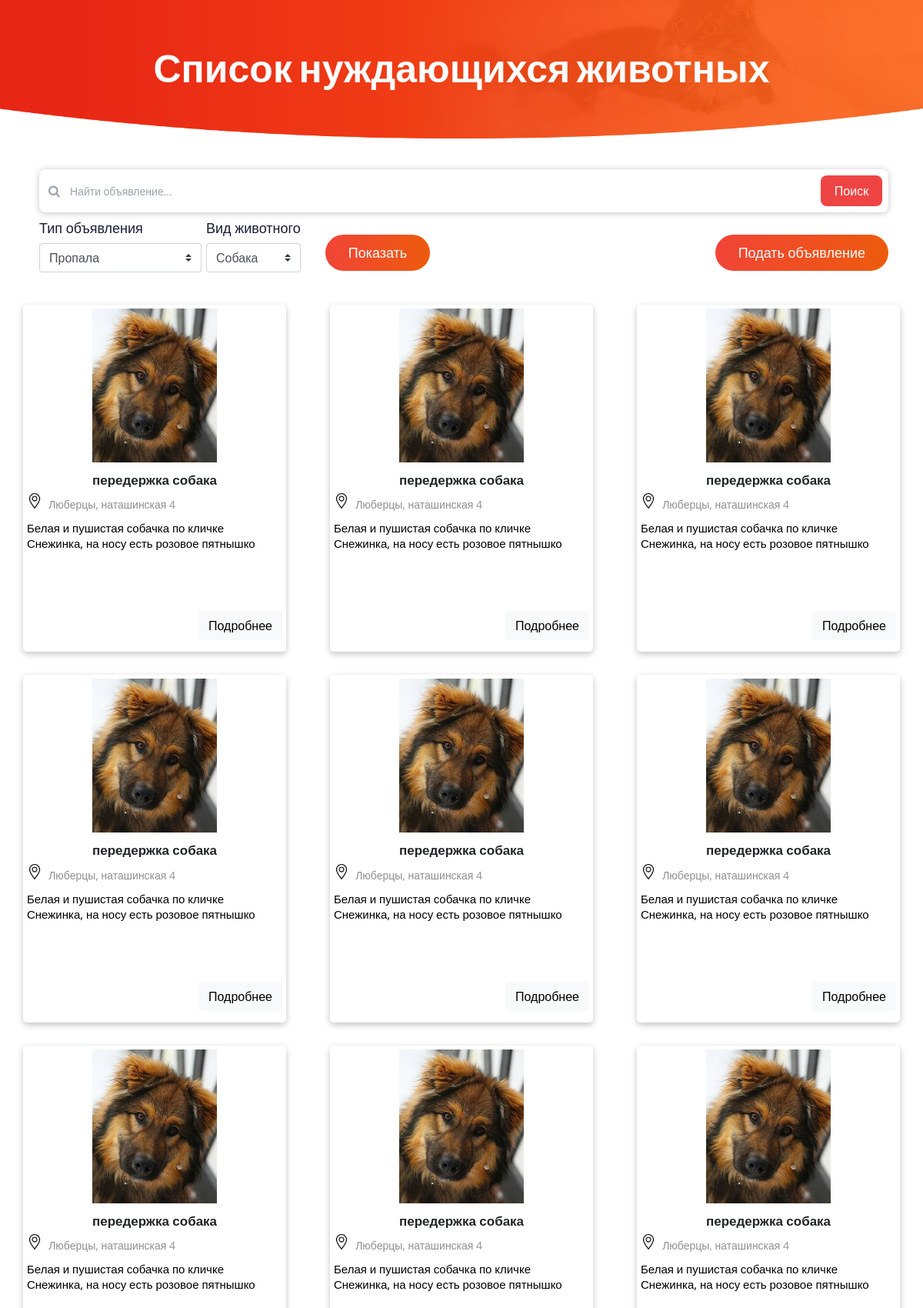
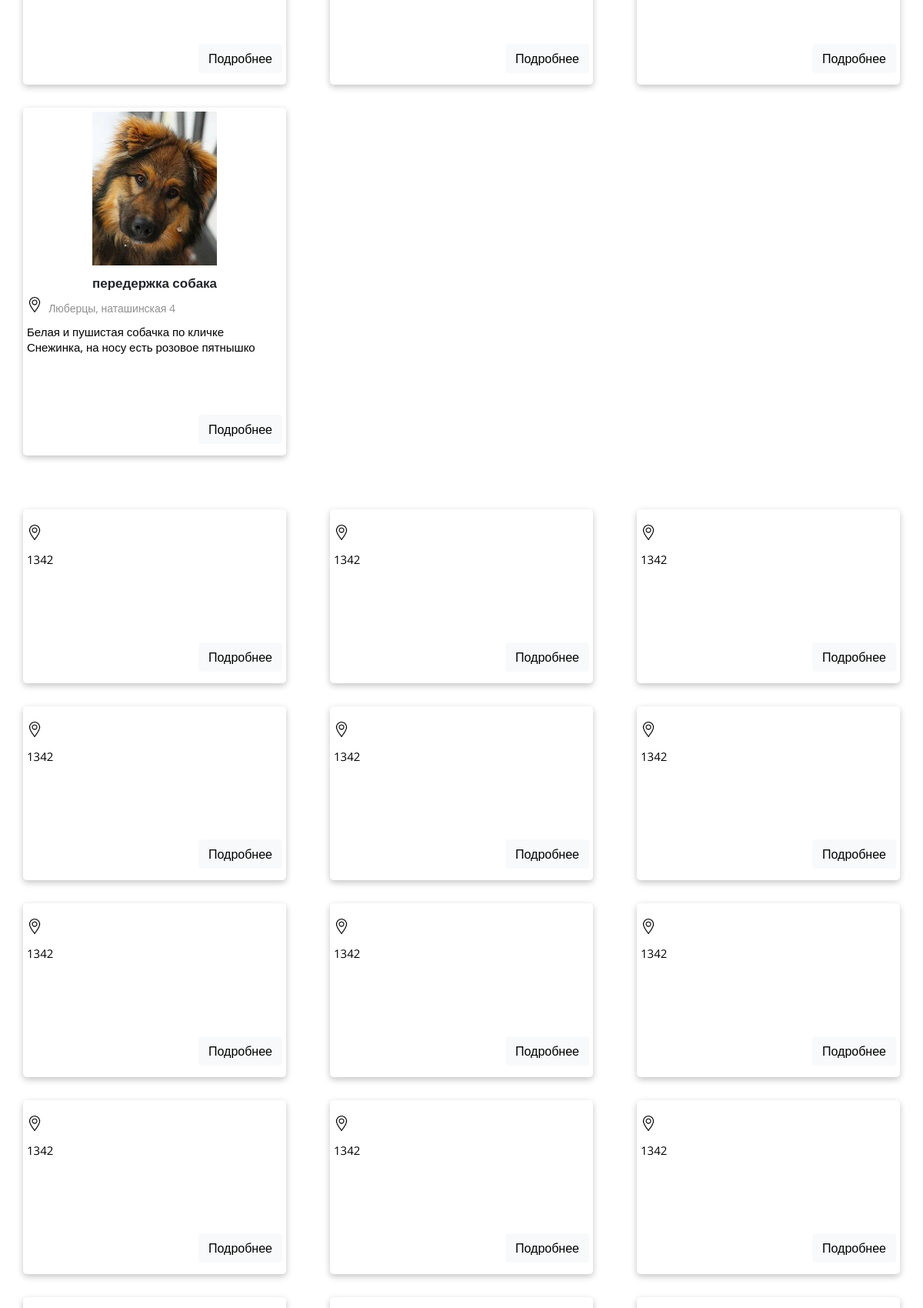
The app's page /pets.php (upper part) with its own data (2 pictures, top to bottom).
### tables this page shows
CREATE TABLE `announcements` (
  `id` int NOT NULL,
  `user_id` int NOT NULL,
  `order_type` varchar(100) NOT NULL,
  `pet_type` varchar(100) NOT NULL,
  `breed` varchar(100) NOT NULL,
  `sex` varchar(50) NOT NULL,
  `name` text NOT NULL,
  `color` text NOT NULL,
  `address` text NOT NULL,
  `date` date NOT NULL,
  `phone_number` varchar(50) NOT NULL,
  `img_url` text NOT NULL,
  `comment` text NOT NULL
);

### pets.php (the view, shortened to what this page needs)
<?php
require('config/db_config.php');
if (isset($_POST['order_type']) && isset($_POST['pet_type'])) {
    $sql = "SELECT * FROM `announcements`";
} else {
    $sql = "SELECT * FROM `announcements`";
}
$result = mysqli_query($link, $sql);
$rows = mysqli_fetch_all($result, MYSQLI_ASSOC);
?>
<!doctype html>
<html class="no-js" lang="zxx">
<head>
    <link rel="stylesheet" href="https://unpkg.com/tailwindcss@^2/dist/tailwind.min.css">
    <link rel="stylesheet" href="css/bootstrap.min.css">
    <link rel="stylesheet" href="css/owl.carousel.min.css">
    <link rel="stylesheet" href="css/magnific-popup.css">
    <link rel="stylesheet" href="css/font-awesome.min.css">
    <link rel="stylesheet" href="css/themify-icons.css">
    <link rel="stylesheet" href="css/nice-select.css">
    <link rel="stylesheet" href="css/flaticon.css">
    <link rel="stylesheet" href="css/gijgo.css">
    <link rel="stylesheet" href="css/animate.css">
    <link rel="stylesheet" href="css/slicknav.css">
    <link rel="stylesheet" href="css/style.css">
</head>
<body>
    <div class="bradcam_area breadcam_bg">
        <div class="container">
            <div class="row">
                <div class="col-lg-12">
                    <div class="bradcam_text text-center">
                        <h3>Список нуждающихся животных</h3>
                    </div>
                </div>
            </div>
        </div>
    </div>
    <div class="container">
        <div class="filters">
            <form action="">
                <div class="filter-item search">
                    <div class="single-element-widget mt-10">
                        <div class="relative">
                            <div class="absolute top-4 left-3">
                                <i class="fa fa-search text-gray-400 z-20 hover:text-gray-500"></i>
                            </div>
                            <input type="text" class="h-14 w-96 pl-10 pr-20 rounded-lg z-0 focus:shadow focus:outline-none"
                            placeholder="Найти объявление..."
                            id="search_input">
                            <div class="absolute top-2 right-2">
                                <button class="h-10 w-20 text-white rounded-lg bg-red-500 hover:bg-red-600">Поиск</button>
                            </div>
                        </div>
                    </div>
                </div>
                <div class="flex-show">
                    <div class="form_filters">
                        <div class="filter-item type">
                            <div class="single-element-widget mt-10">
                                <h4 class="">Тип объявления</h4>
                                <div class="default-select" id="default-select_type">
                                    <select class="custom-select" name='order_type'>
                                        <option value="lost">Пропала</option>
                                    </select>
                                </div>
                            </div>
                        </div>
                        <div class="filter-item type">
                            <div class="single-element-widget mt-10">
                                <h4 class="">Вид животного</h4>
                                <div class="default-select" id="default-select_type">
                                    <select class="custom-select" name='pet_type'>
                                        <option value="dog">Собака</option>
                                    </select>
                                </div>
                            </div>
                        </div>
                    </div>
                    <button class="boxed-btn3 btn-show" id="setFiltersBtn">Показать</button>
                </div>
                <a href="form-ads.php" class="boxed-btn3 btn-show" type="">Подать объявление</a>
        </div>
    </div>
    <div class="pets-items">
        <?php foreach ($rows as $row) : ?>
            <div class="pets-item" id="<?= $row['id'] ?>">
                <div class="img-block">
                    <img src="<?= $row['img_url'] ?>" alt="">
                </div>
                <div class="pet-ad-type">
                    <?= $row['order_type'], " ", $row['pet_type'] ?>
                </div>
                <div class="address">
                    <i></i>
                    <p><?= $row['address'] ?></p>
                </div>
                <div class="comment">
                    <p><?= $row['comment'] ?></p>
                </div>
                <div class="item_btn">
                    <button type="button" class="btn btn-light"><a href="#iw-modal">Подробнее</a></button>
                </div>
            </div>
        <?php endforeach; ?>
    </div>
    <div class="pets-items">
        <?php for ($i = 0; $i < 30; $i++) : ?>
            <div class="pets-item" id="<?= $i ?>">
                <div class="address">
                    <i></i>
                </div>
                <div class="comment">
                    <p>1342</p>
                </div>
                <div class="item_btn">
                    <button type="button" class="btn btn-light"><a href="#iw-modal">Подробнее</a></button>
                </div>
            </div>
        <?php endfor; ?>
    </div>
</body>
</html>

### records on screen
announcements: img_url (picture), order_type "передержка", pet_type "собака", address "Люберцы, наташинская 4", comment "Белая и пушистая собачка по кличке Снежинка, на носу есть розовое пятнышко"
announcements: img_url (picture), order_type "передержка", pet_type "собака", address "Люберцы, наташинская 4", comment "Белая и пушистая собачка по кличке Снежинка, на носу есть розовое пятнышко"
announcements: img_url (picture), order_type "передержка", pet_type "собака", address "Люберцы, наташинская 4", comment "Белая и пушистая собачка по кличке Снежинка, на носу есть розовое пятнышко"
announcements: img_url (picture), order_type "передержка", pet_type "собака", address "Люберцы, наташинская 4", comment "Белая и пушистая собачка по кличке Снежинка, на носу есть розовое пятнышко"
announcements: img_url (picture), order_type "передержка", pet_type "собака", address "Люберцы, наташинская 4", comment "Белая и пушистая собачка по кличке Снежинка, на носу есть розовое пятнышко"
announcements: img_url (picture), order_type "передержка", pet_type "собака", address "Люберцы, наташинская 4", comment "Белая и пушистая собачка по кличке Снежинка, на носу есть розовое пятнышко"
announcements: img_url (picture), order_type "передержка", pet_type "собака", address "Люберцы, наташинская 4", comment "Белая и пушистая собачка по кличке Снежинка, на носу есть розовое пятнышко"
announcements: img_url (picture), order_type "передержка", pet_type "собака", address "Люберцы, наташинская 4", comment "Белая и пушистая собачка по кличке Снежинка, на носу есть розовое пятнышко"
announcements: img_url (picture), order_type "передержка", pet_type "собака", address "Люберцы, наташинская 4", comment "Белая и пушистая собачка по кличке Снежинка, на носу есть розовое пятнышко"
announcements: img_url (picture), order_type "передержка", pet_type "собака", address "Люберцы, наташинская 4", comment "Белая и пушистая собачка по кличке Снежинка, на носу есть розовое пятнышко"
